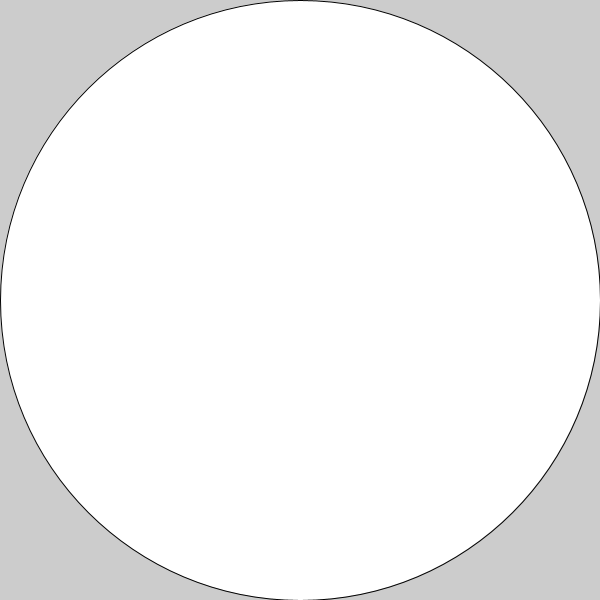
Frame 1 (no input)
Frame 60 (the mouse pressed at the canvas centre just before this capture): identical to frame 1, image omitted
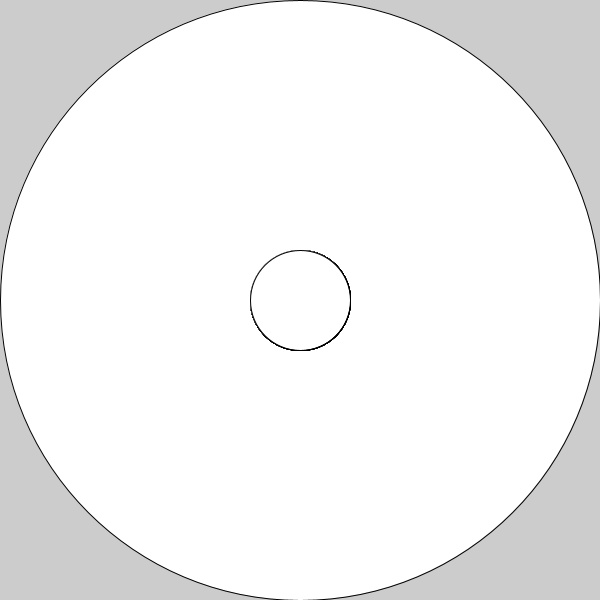
Frame 120 (the mouse held since frame 60 and released just before this capture)

The Processing sketch that drew these frames (run headless with seeded random() and noise(); from frame 60 on, the mouse is pressed at the canvas centre):

// Processing sketch: processing_154091
// ── processing_154091.pde

void setup()
{
size(600,600);
ellipse(width/2,height/2,width,height);
}
void draw() 
{
  if (mousePressed == true) {
    noCursor();
    ellipse (mouseX, mouseY,100,100);
    
  } else {
    cursor(HAND);
  }
}
